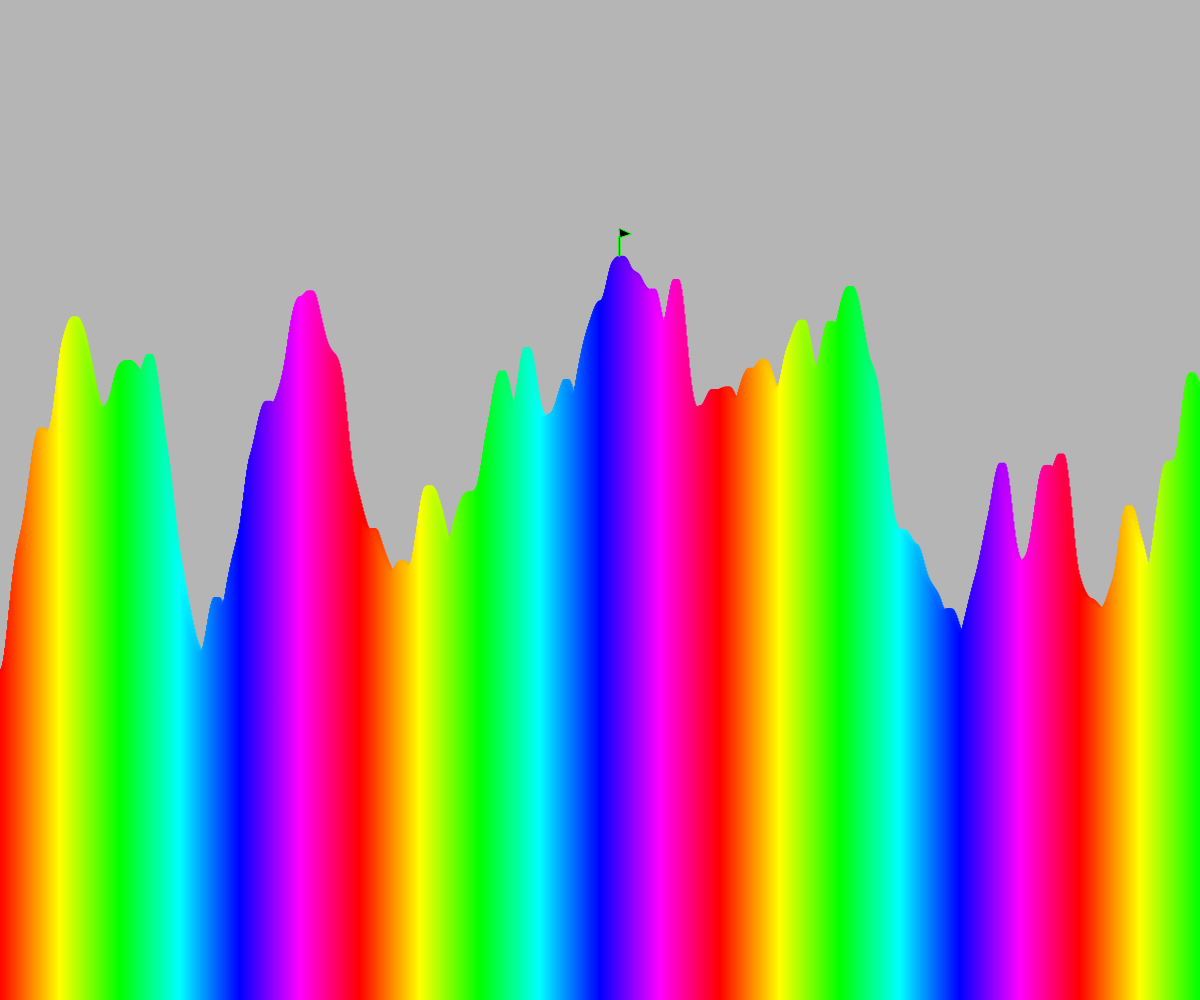
Frame 1 (no input)
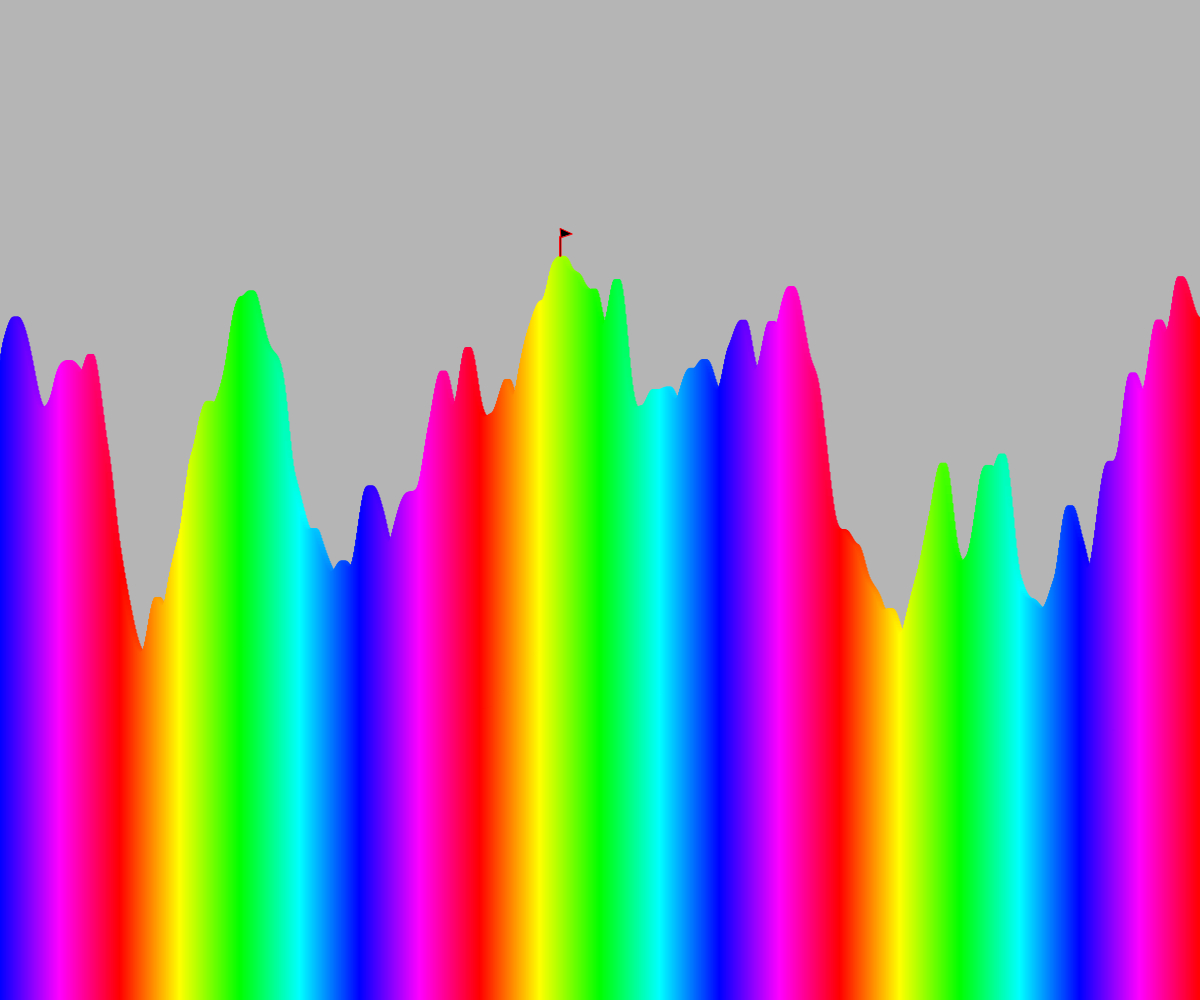
Frame 60 (no input)
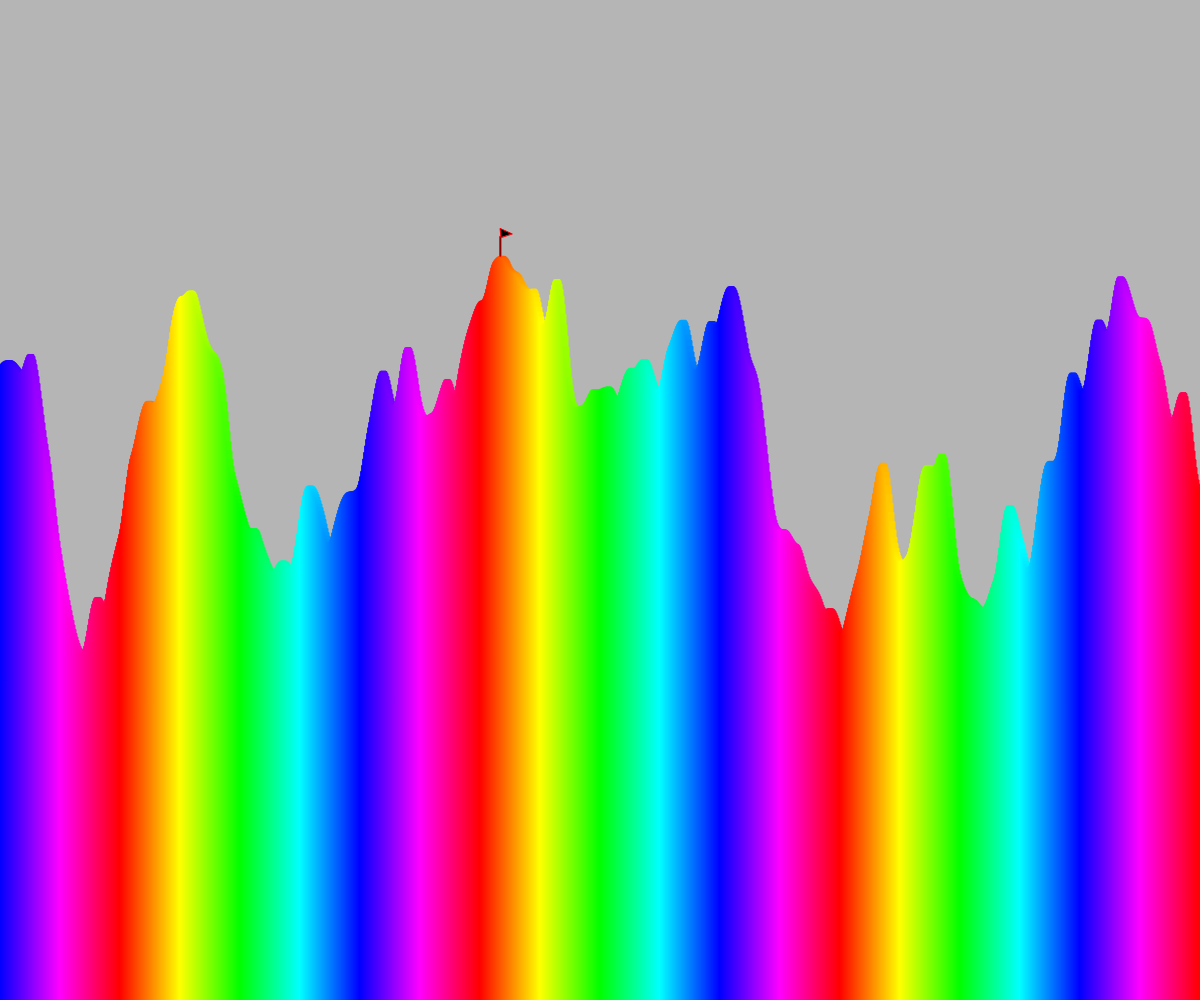
Frame 120 (the mouse pressed at the canvas centre since frame 60)

The p5.js sketch that drew these frames (run headless with seeded random() and noise() and a simulated clock; from frame 60 on, the mouse is pressed at the canvas centre):

// p5.js sketch
// ── sketch.js
//Terrain Generator
//
//Generates random terrain using perlin noise;

let inc = 0.01;
let start = 0;
let rectWidth = 5;
let flagSpotX;
let flagSpotY;
let count = 0;


function setup() {
  createCanvas(windowWidth, windowHeight);
  //noLoop();
  colorMode(HSB, 360);
}

function draw() {
  background(255);
  
  generateTerrain();
  drawFlag();
}

function generateTerrain() {
  let xOff = start;
  flagSpotY = height;
  flagSpotX = 0;

  for (let x = 0; x < width; x++) {
    fill(count % 360, 360, 360);
    stroke(count % 360, 360, 360);
    let y = noise(xOff) * height;

    let rectHeight = height - y; 

    rect(x, y, rectWidth, rectHeight);

    if (y < flagSpotY) {
      flagSpotY = y; 
      flagSpotX = x;
    }

    xOff += inc;
    count++;
  }
  start += inc;
}

function keyPressed() {
  background(255);
  generateTerrain();
}

function drawFlag() {
  let rectX = flagSpotX;
  let rectY = flagSpotY - 20;
  fill(0);
  rect(rectX, rectY, 1, 20);
  triangle(rectX + 1, rectY + 1, rectX, rectY - 8, rectX + 12, rectY - 5 / 2);
}
